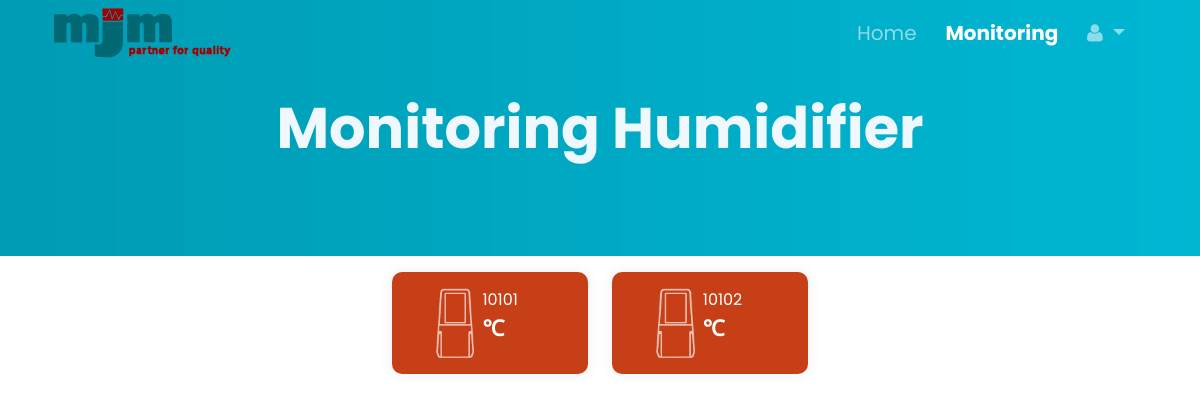
Before: /monitoring/ (signed in) with the older database file.
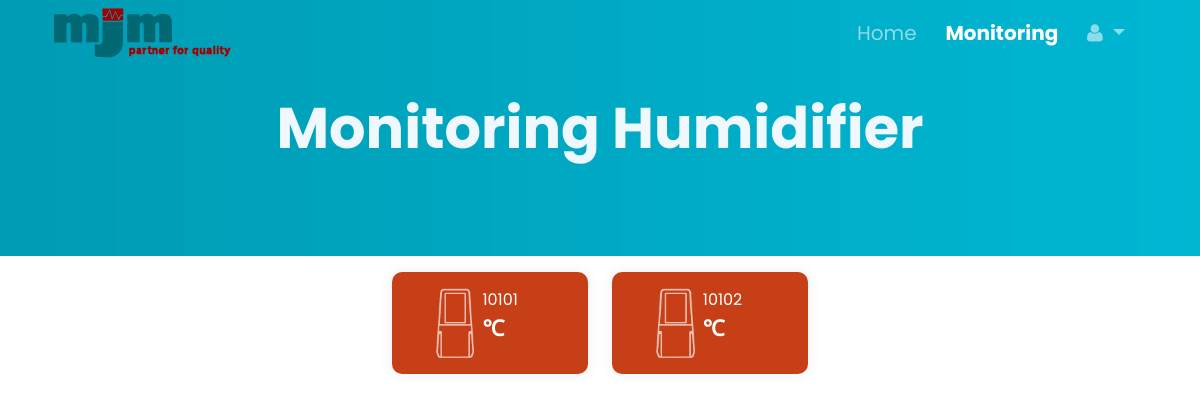
After: the same page with the newer database file.
### apps/models.py (models this page shows, shortened)
class ClientDevice(models.Model):
    deviceID = models.IntegerField(null=True, default=0)
    clientAccount = models.ForeignKey(ClientAccount, on_delete=models.CASCADE, null=True)
    status = models.BooleanField(default=False)
    deviceRoom = models.CharField(max_length=16, blank=True)
    date_joined = models.DateTimeField(auto_now_add=True)

### apps/view/monitoring.py (the view, shortened to what this page needs)
# urls.py: path('monitoring/', Monitoring.as_view(context='monitoring-list')),
@method_decorator(csrf_exempt, name='dispatch')
class Monitoring(View):
    context = ''
    def get(self, req, deviceID=None):
        if (req.user.is_authenticated):
            if (self.context=='monitoring-list'):
                device_list = req.user.clientdevice_set.all()
                form = AddDeviceForm()
                response = DefaultResponse.defaultResponse(req, 'monitoring.html', cache=False, context={
                    'title': 'Monitoring',
                    'device_list' : device_list,
                    'form' : form
                })
                return response
        else:
            return redirect('/account/login/')

### apps/services/ResponsesWorker.py (called while the page is built)
    @staticmethod
    def defaultResponse(request, template, context, cache=False):
        response = render(request, template, context=context)
        if (cache==False):
            response['Pragma'] = 'no-cache'
            response['Cache-Control'] = 'no-cache'
        return response

### apps/templates/monitoring.html (shortened to what this page needs)
{% extends 'base/base.html' %}
{% load static %}
{% block content %}
<body>
  <header class="header-area slideInDown" data-wow-duration="0.75s" data-wow-delay="0s">
    <div class="container">
      <div class="row">
        <nav id="navbarID" class="navbar navbar-expand-lg navbar-dark bg-transparent fixed-top">
          <div class="container">
            <a class="logo">
              <img src="{% static 'assets/logo.png' %}" alt="MJM logo">
            </a>
            <div class="collapse navbar-collapse justify-content-end" id="navbarNavDropdown">
              <ul class="navbar-nav">
                <li class="nav-item">
                  <a class="nav-link" href="/">Home</a>
                </li>
                <li class="nav-item">
                  <a class="nav-link active" href="">Monitoring</a>
                </li>
                <li class="nav-item dropdown">
                  <a class="nav-link dropdown-toggle" href="#" id="navbarDropdownMenuLink" role="button"
                    data-bs-toggle="dropdown" aria-expanded="false">
                    <i class="fa fa-user"></i>
                  </a>
                </li>
              </ul>
            </div>
          </div>
        </nav>
      </div>
    </div>
  </header>
  <div class="hero-image">
    <h1 style="font-weight: 700;">Monitoring Humidifier</h1>
  </div>
  <div class="row">
    <div class="col-lg-12 align-self-center">
      <div class="row" style="justify-content: center;">
        {% for i in device_list %}
        <div class="col-lg-2" style="width: 18%;margin: 1em 0 1em 0;">
          {% if i.status %}
          <div id="card-{{i.deviceID}}" class="text-white monitoring-card active" style="position: inherit;">
          {% else %}
          <div id="card-{{i.deviceID}}" class="text-white monitoring-card deactivate" style="position: inherit;">
          {% endif %}
                <div class="monitoring-card-icon">
                  <a href="/monitoring/{{i.deviceID}}/">
                    <img src="{% static 'assets/device-humidifier.png' %}" alt="Device" height="70">
                  </a>
                </div>
                <div class="monitoring-card-description">
                    <div class="monitoring-card-description device-id">
                      <a style="text-align: left;">
                        {{i.deviceID}}
                      </a>
                    </div>
                    <div class="monitoring-card-description temp">
                      <a> &#8451;</a>
                    </div>
                </div>
            </div>
          </div>
          {% endfor %}
        </div>
      </div>
    </div>
</body>
</html>
{% endblock content %}

### apps/templates/base/base.html (shortened to what this page needs)
{% load static %}
<!DOCTYPE html>
<html>
<head>
  <link rel="stylesheet" href="https://use.fontawesome.com/releases/v5.8.1/css/all.css"
>
  <link href="{% static 'css/bootstrap.min.css' %}" rel="stylesheet">
  <link rel="stylesheet" href="{% static 'css/custom-template.css' %}">
  <link rel="stylesheet" href="{% static 'css/animated.css' %}">
  <link rel="stylesheet" href="{% static 'css/owl.css' %}">
  <link rel="stylesheet" href="{% static 'css/fontawesome.min.css' %}" />
  <link rel="stylesheet" href="{% static 'css/fontawesome.css' %}" />
  <link rel="stylesheet" href="{% static 'css/monitoring-device-detail.css' %}" />
</head>
{% block content %}
{% endblock %}
</html>

### static/css/custom-template.css (style rules this page uses)
html, body, div, span, applet, object, iframe, h1, h2, h3, h4, h5, h6, p, blockquote, div pre, a, abbr, acronym, address, big, cite, code, del, dfn, em, font, img, ins, kbd, q, s, samp, small, strike, strong, sub, sup, tt, var, b, u, i, center, dl, dt, dd, ol, ul, li, figure, header, nav, section, article, aside, footer, figcaption { font-family: 'Poppins'; margin: 0; padding: 0; border: 0; outline: 0; }
ul, li { padding: 0; margin: 0; list-style: none; }
header, nav, section, article, aside, footer, hgroup { display: block; }
* { box-sizing: border-box; }
html, body { font-family: 'Poppins', sans-serif; font-weight: 400; background-color: #fff; -ms-text-size-adjust: 100%; -webkit-font-smoothing: antialiased; -moz-osx-font-smoothing: grayscale; }
a { text-decoration: none !important; }
h1, h2, h3, h4, h5, h6 { margin-top: 0px; margin-bottom: 0px; }
ul { margin-bottom: 0px; }
img { width: 100%; overflow: hidden; }
html, body { background: #fff; font-family: 'Poppins', sans-serif; }
.header-area { background-color: transparent; position: absolute; left: 0px; right: 0px; z-index: 100; height: 100px; -webkit-transition: all .5s ease 0s; -moz-transition: all .5s ease 0s; -o-transition: all .5s ease 0s; transition: all .5s ease 0s; }
.monitoring-card { display: flex; box-shadow: 0px 0px 15px rgba(0,0,0,0.07); border-radius: 10px; padding: 1em; text-align: center; position: relative; z-index: 1; overflow: hidden; }
.monitoring-card.deactivate { background-color: rgb(199, 63, 22); }
.monitoring-card-icon { display: flex; justify-content: flex-end; align-items: center; padding-right: .5em; width: 50%; }
.monitoring-card-description { display: flex; flex-direction: column; padding-right: .5em; width: 60%; }
.monitoring-card-description.device-id { color: white; width: auto; }
.monitoring-card-description.temp { display: flex; flex-direction: row; color: white; width: auto; font-size: 22px; text-align: left; font-weight: bold; }

Changed rows visible on the page:
changed ClientDevice (number 1 of 2 on the later page): status False → True (drawn)
changed ClientDevice (number 2 of 2 on the later page): status True → False (drawn)
